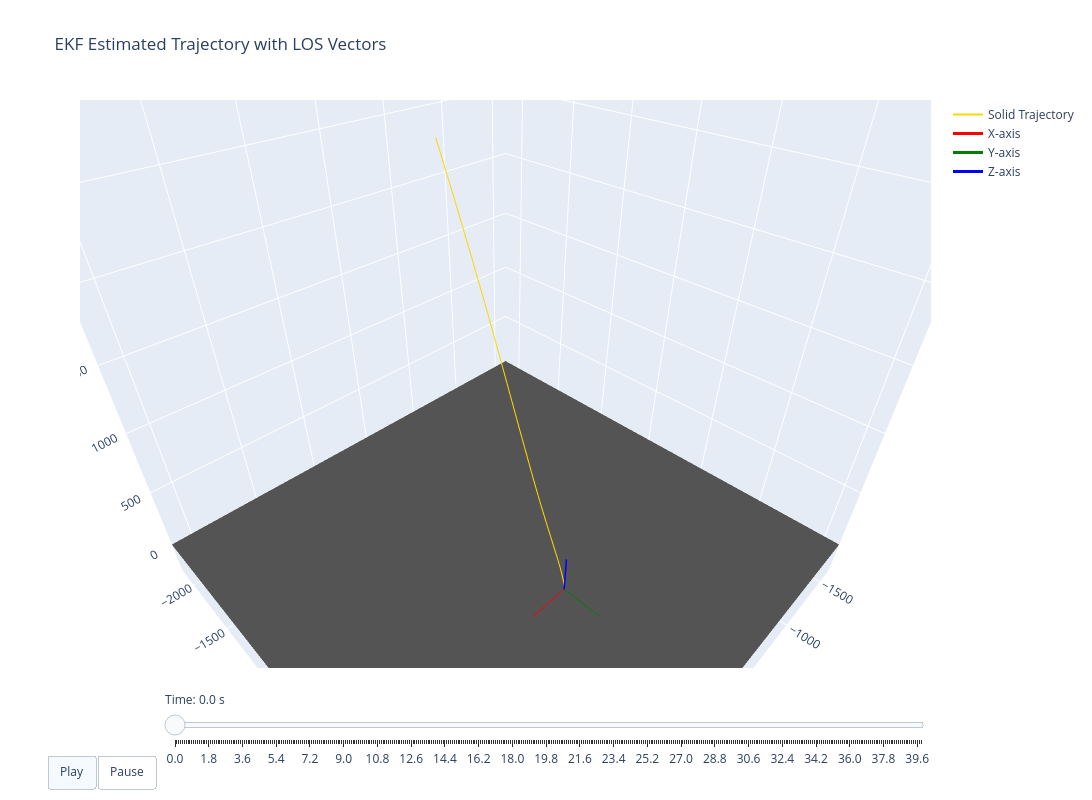

Notebook code for this chart:
### Code cell
visualize_trajectory(mu_arr - moon_offset, results.t, dt, title="EKF Estimated Trajectory with LOS Vectors", show_lander=False).show()
